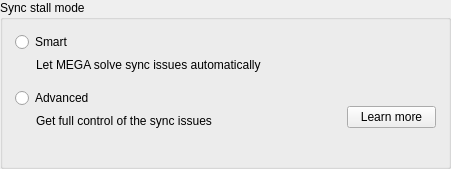
<?xml version="1.0" encoding="UTF-8"?>
<ui version="4.0">
 <class>SyncStallModeSelector</class>
 <widget class="QWidget" name="SyncStallModeSelector">
  <property name="geometry">
   <rect>
    <x>0</x>
    <y>0</y>
    <width>451</width>
    <height>169</height>
   </rect>
  </property>
  <property name="minimumSize">
   <size>
    <width>0</width>
    <height>0</height>
   </size>
  </property>
  <property name="maximumSize">
   <size>
    <width>16777215</width>
    <height>16777215</height>
   </size>
  </property>
  <property name="windowTitle">
   <string/>
  </property>
  <property name="styleSheet">
   <string notr="true"/>
  </property>
  <layout class="QVBoxLayout" name="verticalLayout_4">
   <property name="spacing">
    <number>4</number>
   </property>
   <property name="leftMargin">
    <number>0</number>
   </property>
   <property name="topMargin">
    <number>0</number>
   </property>
   <property name="rightMargin">
    <number>0</number>
   </property>
   <property name="bottomMargin">
    <number>0</number>
   </property>
   <item>
    <widget class="QGroupBox" name="groupBox">
     <property name="styleSheet">
      <string notr="true"/>
     </property>
     <property name="title">
      <string>Sync stall mode</string>
     </property>
     <property name="type" stdset="0">
      <string notr="true">mega</string>
     </property>
     <layout class="QVBoxLayout" name="verticalLayout">
      <property name="spacing">
       <number>0</number>
      </property>
      <property name="leftMargin">
       <number>12</number>
      </property>
      <property name="topMargin">
       <number>12</number>
      </property>
      <property name="rightMargin">
       <number>12</number>
      </property>
      <property name="bottomMargin">
       <number>12</number>
      </property>
      <item>
       <layout class="QHBoxLayout" name="horizontalLayout" stretch="1,0">
        <item>
         <widget class="QWidget" name="SelectorsContainer" native="true">
          <layout class="QVBoxLayout" name="verticalLayout_2">
           <property name="spacing">
            <number>6</number>
           </property>
           <property name="leftMargin">
            <number>0</number>
           </property>
           <property name="topMargin">
            <number>0</number>
           </property>
           <property name="rightMargin">
            <number>0</number>
           </property>
           <property name="bottomMargin">
            <number>0</number>
           </property>
           <item>
            <widget class="QRadioButton" name="SmartSelector">
             <property name="text">
              <string>Smart</string>
             </property>
            </widget>
           </item>
           <item>
            <widget class="QLabel" name="SmartDescription">
             <property name="text">
              <string>Let MEGA solve sync issues automatically</string>
             </property>
             <property name="wordWrap">
              <bool>true</bool>
             </property>
             <property name="indent">
              <number>21</number>
             </property>
            </widget>
           </item>
           <item>
            <spacer name="verticalSpacer">
             <property name="orientation">
              <enum>Qt::Vertical</enum>
             </property>
             <property name="sizeType">
              <enum>QSizePolicy::Fixed</enum>
             </property>
             <property name="sizeHint" stdset="0">
              <size>
               <width>20</width>
               <height>10</height>
              </size>
             </property>
            </spacer>
           </item>
           <item>
            <widget class="QRadioButton" name="AdvanceSelector">
             <property name="text">
              <string>Advanced</string>
             </property>
            </widget>
           </item>
           <item>
            <widget class="QLabel" name="AdvanceDescription">
             <property name="text">
              <string>Get full control of the sync issues</string>
             </property>
             <property name="indent">
              <number>21</number>
             </property>
            </widget>
           </item>
          </layout>
         </widget>
        </item>
        <item>
         <widget class="QWidget" name="LearnMoreContainer" native="true">
          <layout class="QVBoxLayout" name="verticalLayout_3">
           <property name="spacing">
            <number>0</number>
           </property>
           <property name="leftMargin">
            <number>0</number>
           </property>
           <property name="topMargin">
            <number>0</number>
           </property>
           <property name="rightMargin">
            <number>0</number>
           </property>
           <property name="bottomMargin">
            <number>0</number>
           </property>
           <item alignment="Qt::AlignBottom">
            <widget class="QWidget" name="ButtonContainer" native="true">
             <layout class="QHBoxLayout" name="horizontalLayout_2">
              <property name="spacing">
               <number>0</number>
              </property>
              <property name="leftMargin">
               <number>0</number>
              </property>
              <property name="topMargin">
               <number>0</number>
              </property>
              <property name="rightMargin">
               <number>0</number>
              </property>
              <property name="bottomMargin">
               <number>0</number>
              </property>
              <item>
               <spacer name="horizontalSpacer">
                <property name="orientation">
                 <enum>Qt::Horizontal</enum>
                </property>
                <property name="sizeType">
                 <enum>QSizePolicy::Preferred</enum>
                </property>
                <property name="sizeHint" stdset="0">
                 <size>
                  <width>5</width>
                  <height>20</height>
                 </size>
                </property>
               </spacer>
              </item>
              <item>
               <widget class="QPushButton" name="LearnMoreButton">
                <property name="sizePolicy">
                 <sizepolicy hsizetype="Preferred" vsizetype="Fixed">
                  <horstretch>0</horstretch>
                  <verstretch>0</verstretch>
                 </sizepolicy>
                </property>
                <property name="minimumSize">
                 <size>
                  <width>89</width>
                  <height>0</height>
                 </size>
                </property>
                <property name="cursor">
                 <cursorShape>PointingHandCursor</cursorShape>
                </property>
                <property name="text">
                 <string>Learn more</string>
                </property>
                <property name="type" stdset="0">
                 <string notr="true">secondary</string>
                </property>
                <property name="dimension" stdset="0">
                 <string notr="true">small</string>
                </property>
               </widget>
              </item>
             </layout>
            </widget>
           </item>
          </layout>
         </widget>
        </item>
       </layout>
      </item>
      <item>
       <widget class="QWidget" name="permissionsContainer" native="true">
        <layout class="QHBoxLayout" name="horizontalLayout_4">
         <property name="spacing">
          <number>0</number>
         </property>
         <property name="leftMargin">
          <number>0</number>
         </property>
         <property name="topMargin">
          <number>0</number>
         </property>
         <property name="rightMargin">
          <number>0</number>
         </property>
         <property name="bottomMargin">
          <number>0</number>
         </property>
        </layout>
       </widget>
      </item>
     </layout>
    </widget>
   </item>
  </layout>
 </widget>
 <resources/>
 <connections/>
</ui>
